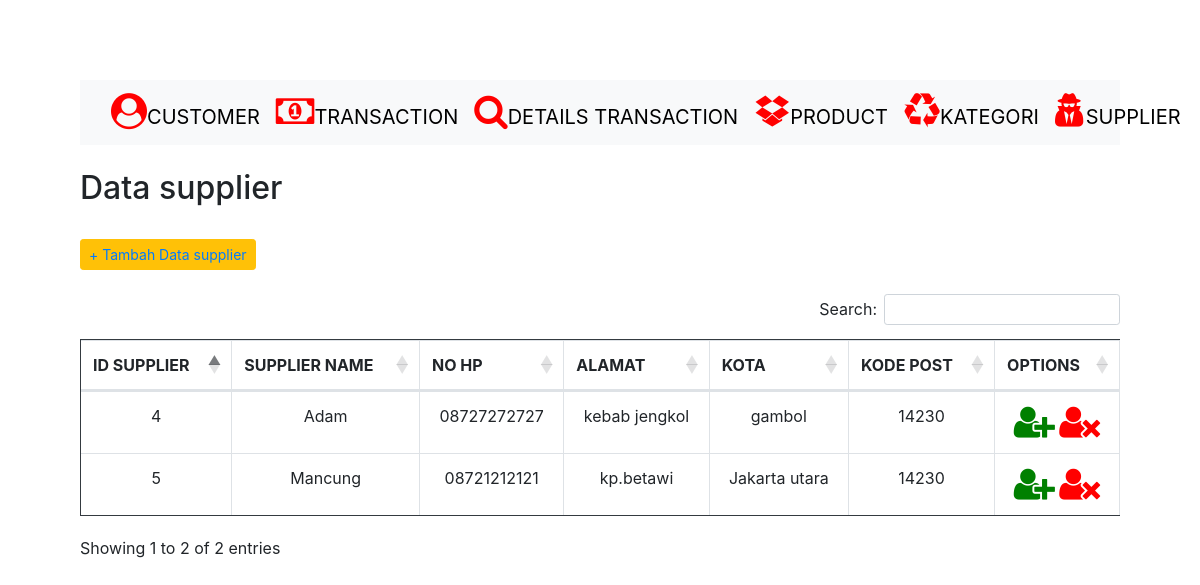
Screenshot of /PHP/supplier.php/index.php with the database file from the repository.
### tables this page shows
CREATE TABLE `supplier` (
  `supplierID` int(11) NOT NULL,
  `suppliername` varchar(100) DEFAULT NULL,
  `nohp` varchar(50) DEFAULT NULL,
  `alamat` varchar(100) DEFAULT NULL,
  `kota` varchar(100) DEFAULT NULL,
  `kodepost` int(11) DEFAULT NULL
);

### PHP/supplier.php/index.php (the view, shortened to what this page needs)
<?php
include 'header.php';
?>
    <div id="main-content">
        <h2>Data supplier</h2>
        <br><button type="button" class="btn btn-warning btn-sm"> <a href="add_supplier.php">+ Tambah Data supplier</a></button> <br> <br>
        <?php
        include 'koneksi.php';
        $sql = "SELECT * FROM supplier";
        $result = mysqli_query($conn, $sql) or die("Query Bermasalah");
        if (mysqli_num_rows($result) > 0) {
        ?>
        <table id="datatable" class="table table-white table-bordered border-dark" style="text-align: center;">
            <thead>
                <th>ID SUPPLIER</th>
                <th>SUPPLIER NAME</th>
                <th>NO HP</th>
                <th>ALAMAT</th>
                <th>KOTA</th>
                <th>KODE POST</th>
                <th>OPTIONS</th>
            </thead>
            <tbody>
                <?php
                while ($row = mysqli_fetch_assoc($result)) {
                ?>
                    <tr>
                        <td><?php echo $row['supplierID']; ?></td>
                        <td><?php echo $row['suppliername']; ?></td>
                        <td><?php echo $row['nohp']; ?></td>
                        <td><?php echo $row['alamat']; ?></td>
                        <td><?php echo $row['kota']; ?></td>
                        <td><?php echo $row['kodepost']; ?></td>
                        <td>
                            <a href='update_supplier.php?supplierID=<?php echo $row['supplierID']; ?>'><i class="fa fa-user-plus" style="font-size:36px;color:green"></i></a>
                            <a href='delete_supplier.php?supplierID=<?php echo $row['supplierID']; ?>'><i class="fa fa-user-times" style="font-size:36px;color:red"></i></a>
                        </td>
                    </tr>
                <?php } ?>
            </tbody>
        </table>
        <?php } else {
        echo "<h2>No Record Found</h2>";
        }
        ?>
    </div>
</body>
</html>

### rows the page displays
supplier: supplierID "4", suppliername "Adam", nohp "08727272727", alamat "kebab jengkol", kota "gambol", kodepost "14230"
supplier: supplierID "5", suppliername "Mancung", nohp "08721212121", alamat "kp.betawi", kota "Jakarta utara", kodepost "14230"
